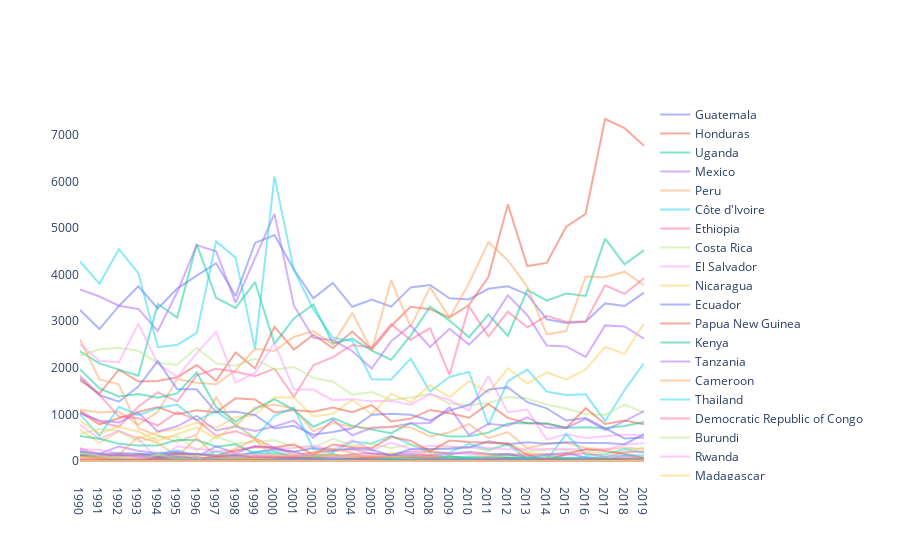

Here is the notebook cell this chart was saved with:
### Code cell
fig = go.Figure()
while countries:
    country = countries.pop(0)
    this_data = data[np.in1d(data.country, country)]

    fig.add_trace(go.Scatter(
        x = this_data.year,
        y = this_data.counts,
        name = country,
        opacity=0.5
    ))
    i+=1
fig.update_layout(plot_bgcolor="white").show()
